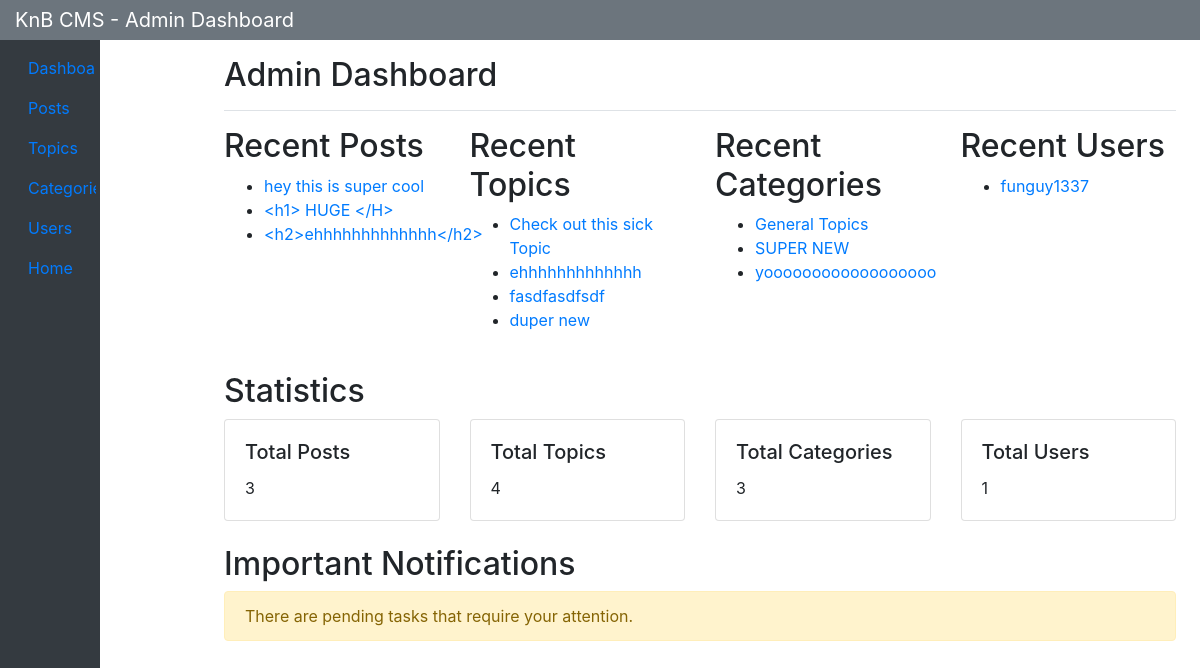
Before: /admin/dashboard.adm.php with the older database file.
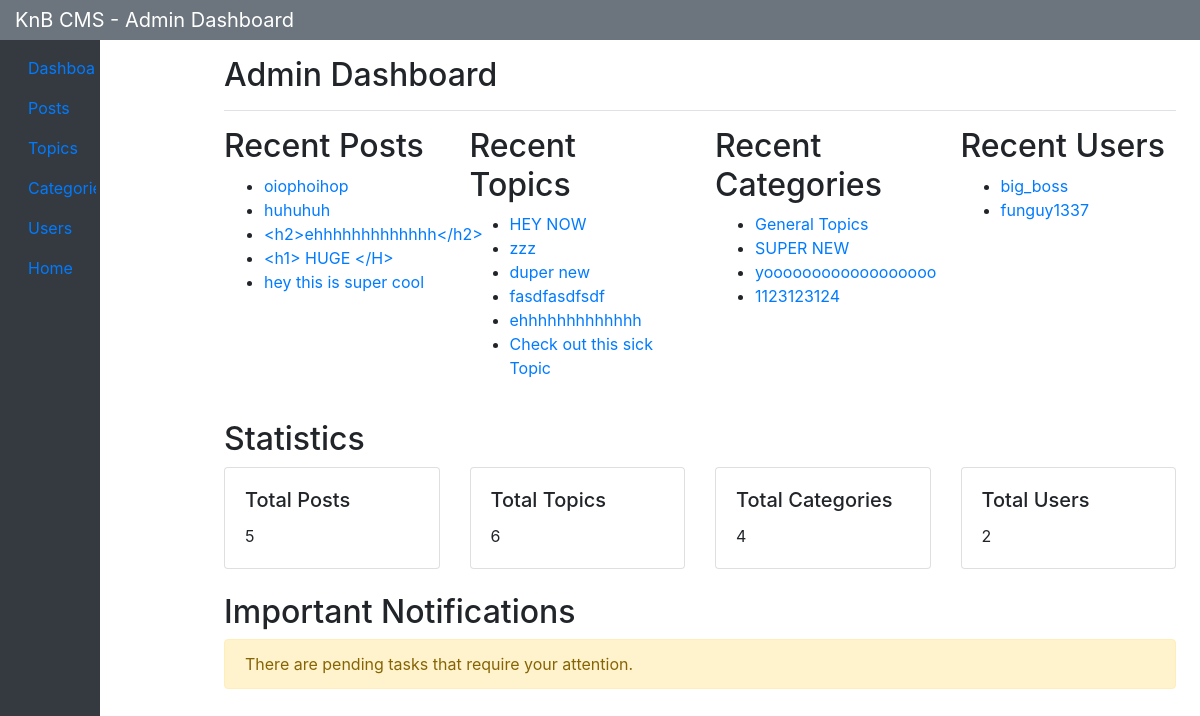
After: the same page with the newer database file.
### tables this page shows
CREATE TABLE `posts` (
  `post_id` int(11) NOT NULL,
  `topic_id` int(11) DEFAULT NULL,
  `author_id` int(11) DEFAULT NULL,
  `title` text NOT NULL,
  `content` text NOT NULL,
  `date_created` timestamp NOT NULL DEFAULT current_timestamp()
);

CREATE TABLE `topics` (
  `topic_id` int(11) NOT NULL,
  `category_id` int(11) DEFAULT NULL,
  `title` varchar(255) NOT NULL,
  `topic_content` text NOT NULL,
  `topic_starter_id` int(11) DEFAULT NULL,
  `date_created` timestamp NOT NULL DEFAULT current_timestamp(),
  `reply_count` int(11) DEFAULT 0
);

CREATE TABLE `categories` (
  `category_id` int(11) NOT NULL,
  `name` varchar(255) NOT NULL,
  `user_id` int(11) NOT NULL,
  `date_created` timestamp NOT NULL DEFAULT current_timestamp() ON UPDATE current_timestamp()
);

CREATE TABLE `users` (
  `user_id` int(11) NOT NULL,
  `username` varchar(30) NOT NULL,
  `email` varchar(60) NOT NULL,
  `password` varchar(30) NOT NULL,
  `role_id` int(3) NOT NULL,
  `date_created` date NOT NULL DEFAULT current_timestamp()
);

### admin/dashboard.adm.php (the view)
<?php
include('../inc/database.inc.php');
$stmt_posts = $db->query("SELECT post_id, title FROM posts ORDER BY date_created DESC LIMIT 10");
$latest_posts = $stmt_posts->fetchAll(PDO::FETCH_ASSOC);
$stmt_topics = $db->query("SELECT topic_id, title FROM topics ORDER BY date_created DESC LIMIT 10");
$latest_topics = $stmt_topics->fetchAll(PDO::FETCH_ASSOC);
$stmt_categories = $db->query("SELECT category_id, name FROM categories ORDER BY date_created DESC LIMIT 10");
$latest_categories = $stmt_categories->fetchAll(PDO::FETCH_ASSOC);
$stmt_users = $db->query("SELECT user_id, username FROM users ORDER BY date_created DESC LIMIT 10");
$latest_users = $stmt_users->fetchAll(PDO::FETCH_ASSOC);
$stmt_statistics = $db->query("SELECT COUNT(*) AS total_posts FROM posts");
$total_posts = $stmt_statistics->fetch(PDO::FETCH_ASSOC)['total_posts'];
$stmt_statistics = $db->query("SELECT COUNT(*) AS total_topics FROM topics");
$total_topics = $stmt_statistics->fetch(PDO::FETCH_ASSOC)['total_topics'];
$stmt_statistics = $db->query("SELECT COUNT(*) AS total_users FROM users");
$total_users = $stmt_statistics->fetch(PDO::FETCH_ASSOC)['total_users'];
$stmt_statistics = $db->query("SELECT COUNT(*) AS total_categories FROM categories");
$total_categories = $stmt_statistics->fetch(PDO::FETCH_ASSOC)['total_categories'];
include('header.adm.php');
?>
<?php include('sidebar.adm.php'); ?>
<main role="main" class="col-md-9 ml-sm-auto col-lg-10 px-4">
    <div class="d-flex justify-content-between flex-wrap flex-md-nowrap align-items-center pt-3 pb-2 mb-3 border-bottom">
        <h1 class="h2">Admin Dashboard</h1>
    </div>
    <div class="row mb-4">
        <div class="col-md-3">
            <h2>Recent Posts</h2>
            <ul>
                <?php foreach ($latest_posts as $post) : ?>
                    <li><a href="edit_post.php?id=<?= $post['post_id'] ?>"><?= $post['title'] ?></a></li>
                <?php endforeach; ?>
            </ul>
        </div>
        <div class="col-md-3">
            <h2>Recent Topics</h2>
            <ul>
                <?php foreach ($latest_topics as $topic) : ?>
                    <li><a href="edit_topic.php?id=<?= $topic['topic_id'] ?>"><?= $topic['title'] ?></a></li>
                <?php endforeach; ?>
            </ul>
        </div>
        <div class="col-md-3">
            <h2>Recent Categories</h2>
            <ul>
                <?php foreach ($latest_categories as $category) : ?>
                    <li><a href="edit_category.php?id=<?= $category['category_id'] ?>"><?= $category['name'] ?></a></li>
                <?php endforeach; ?>
            </ul>
        </div>
        <div class="col-md-3">
            <h2>Recent Users</h2>
            <ul>
                <?php foreach ($latest_users as $user) : ?>
                    <li><a href="edit_user.php?id=<?= $user['user_id'] ?>"><?= $user['username'] ?></a></li>
                <?php endforeach; ?>
            </ul>
        </div>
    </div>
    <h2>Statistics</h2>
    <div class="row mb-4">
        <div class="col-md-3">
            <div class="card">
                <div class="card-body">
                    <h5 class="card-title">Total Posts</h5>
                    <p class="card-text"><?= $total_posts ?></p>
                </div>
            </div>
        </div>
        <div class="col-md-3">
            <div class="card">
                <div class="card-body">
                    <h5 class="card-title">Total Topics</h5>
                    <p class="card-text"><?= $total_topics ?></p>
                </div>
            </div>
        </div>
        <div class="col-md-3">
            <div class="card">
                <div class="card-body">
                    <h5 class="card-title">Total Categories</h5>
                    <p class="card-text"><?= $total_categories ?></p>
                </div>
            </div>
        </div>
        <div class="col-md-3">
            <div class="card">
                <div class="card-body">
                    <h5 class="card-title">Total Users</h5>
                    <p class="card-text"><?= $total_users ?></p>
                </div>
            </div>
        </div>
    </div>
    <div class="row mb-4">
        <div class="col-md-12">
            <h2>Important Notifications</h2>
            <div class="alert alert-warning" role="alert">
                There are pending tasks that require your attention.
            </div>
        </div>
    </div>
</main>
</body>
<?php include('footer.adm.php'); ?>

Changed rows visible on the page:
added posts: title "oiophoihop"
added posts: title "huhuhuh"
changed posts "<h2>ehhhhhhhhhhhhh</h2>": moves up the list
changed posts "<h1> HUGE </H>": moves down the list
added topics: title "HEY NOW"
added topics: title "zzz"
changed topics "duper new": moves up the list
changed topics "fasdfasdfsdf": moves up the list
changed topics "ehhhhhhhhhhhhh": moves down the list
added categories: name "1123123124"
added users: username "big_boss"
Other visible differences:
$total_posts: "3" → "5"
$total_topics: "4" → "6"
$total_categories: "3" → "4"
$total_users: "1" → "2"
